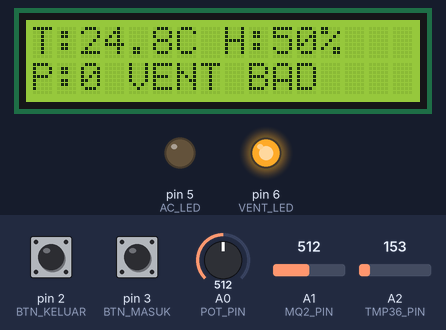
Simulated run of this sketch. Board: Arduino Uno, built with avr-gcc and run on an emulated ATmega328P. On the bench: 16×2 character LCD, output pins drawn as LEDs (lit = HIGH). The test bench sets the inputs (shaded band); at power-on: A1 (MQ2_PIN) = 512, pin 3 (BTN_MASUK) HIGH, A2 (TMP36_PIN) = 153, A0 (POT_PIN) = 512, pin 2 (BTN_KELUAR) HIGH. What the sketch prints to the serial monitor is not drawn.

Above: at 2.7 s.
2.8 s: A1 (MQ2_PIN) set to 292
4.3 s: A1 (MQ2_PIN) set to 266
At 5.4 s:
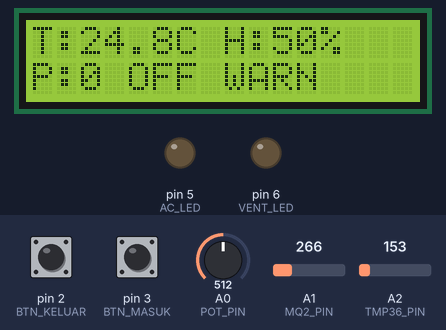
6.2 s: pin 3 (BTN_MASUK) pulled LOW for 1 s
At 8.6 s:
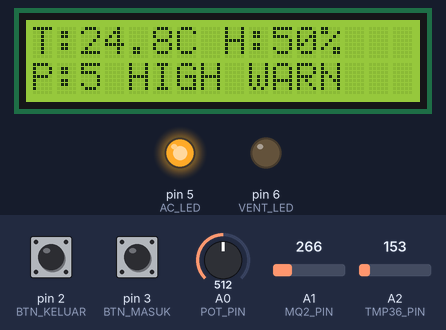
8.9 s: A2 (TMP36_PIN) set to 144
At 9.5 s:
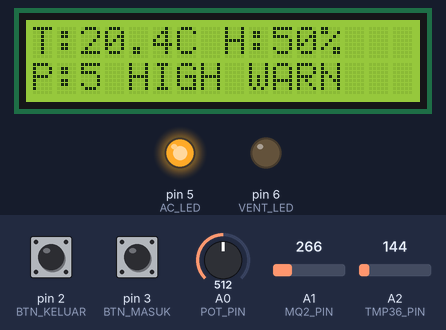
10.4 s: A2 (TMP36_PIN) set to 135
At 11.4 s:
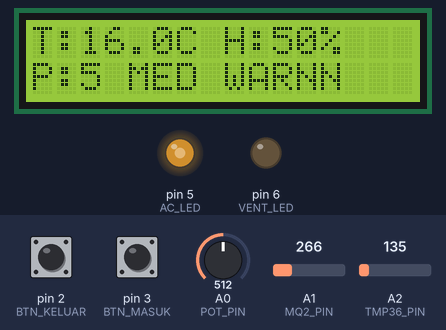
12.0 s: A0 (POT_PIN) set to 109
At 13.2 s:
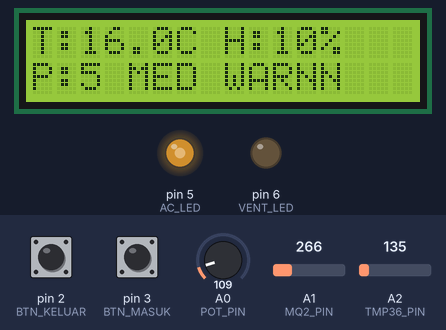
13.6 s: A0 (POT_PIN) set to 96
At 15.0 s:
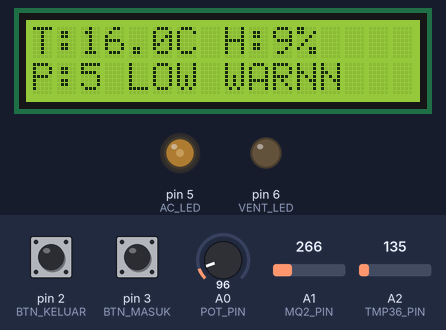
Timing chart, 0 to 16.2 s (numbered marks = the images above; inputs shaded):
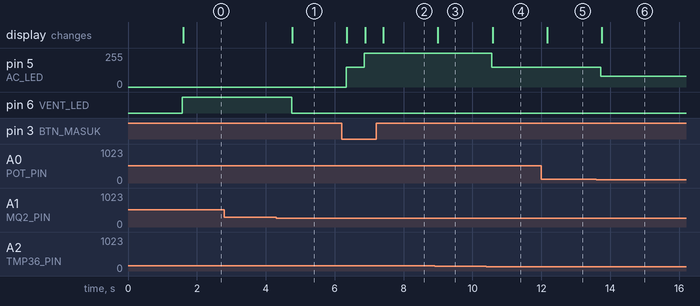

The sketch:

Scetch.ino
```cpp
#include <Wire.h>
#include <LiquidCrystal_I2C.h>

// ===== PIN =====
#define BTN_MASUK 3
#define BTN_KELUAR 2

#define TMP36_PIN A2
#define MQ2_PIN A1
#define POT_PIN A0

#define AC_LED 5
#define VENT_LED 6

// ===== OBJECT =====
LiquidCrystal_I2C lcd(0x27, 16, 2);

// ===== VAR =====
float temperature;
int humidity;
int mq2_value;
int people_count = 0;

String lastStatus = "OFF";

// debounce
unsigned long lastMasuk = 0;
unsigned long lastKeluar = 0;

// timing non-blocking
unsigned long lastUpdate = 0;

// ===== SETUP =====
void setup() {
  Serial.begin(9600);

  lcd.init();
  lcd.backlight();

  pinMode(BTN_MASUK, INPUT_PULLUP);
  pinMode(BTN_KELUAR, INPUT_PULLUP);

  pinMode(AC_LED, OUTPUT);
  pinMode(VENT_LED, OUTPUT);

  lcd.print("Smart AC Ready");
  delay(1500);
  lcd.clear();
}

// ===== READ BUTTON =====
void readButtons() {
  if (!digitalRead(BTN_MASUK) && millis() - lastMasuk > 200) {
    if (people_count < 10) people_count++;
    lastMasuk = millis();
  }

  if (!digitalRead(BTN_KELUAR) && millis() - lastKeluar > 200) {
    if (people_count > 0) people_count--;
    lastKeluar = millis();
  }
}

// ===== READ SENSOR =====
void readSensors() {
  int adcTemp = analogRead(TMP36_PIN);
  float voltage = adcTemp * (5.0 / 1023.0);
  temperature = (voltage - 0.5) * 100;

  int potValue = analogRead(POT_PIN);
  humidity = map(potValue, 0, 1023, 0, 100);

  mq2_value = analogRead(MQ2_PIN);
}

// ===== SMART LOGIC =====
String getACStatus() {

  String gasStatus = getGasStatus();

  // PRIORITY 1: gas
  if (gasStatus == "BAD") return "VENT";

  // PRIORITY 2: tidak ada orang
  if (people_count == 0) return "OFF";

  // ===== COMFORT SCORE =====
  int comfort = temperature + (humidity / 10) + (people_count * 2);

  // ===== HYSTERESIS =====
  if (lastStatus == "HIGH" && comfort > 30) return "HIGH";
  if (lastStatus == "MED" && comfort > 25 && comfort <= 35) return "MED";

  // ===== DECISION =====
  if (comfort > 35) return "HIGH";
  if (comfort > 28) return "MED";
  if (comfort > 22) return "LOW";

  return "OFF";
}

// ===== CONTROL OUTPUT =====
void controlOutput(String status) {

  // reset
  analogWrite(AC_LED, 0);
  digitalWrite(VENT_LED, LOW);

  if (status == "LOW") {
    analogWrite(AC_LED, 80);
  }
  else if (status == "MED") {
    analogWrite(AC_LED, 150);
  }
  else if (status == "HIGH") {
    analogWrite(AC_LED, 255);
  }
  else if (status == "VENT") {
    digitalWrite(VENT_LED, HIGH);
  }
}

// ===== GAS STATUS =====
String getGasStatus() {
  if (mq2_value > 280) return "BAD";
  else if (mq2_value > 150) return "WARN";
  else return "OK";
}

// ===== LCD =====
void updateLCD(String acStatus) {
  lcd.setCursor(0, 0);
  lcd.print("T:");
  lcd.print(temperature, 1);
  lcd.print("C ");

  lcd.print("H:");
  lcd.print(humidity);
  lcd.print("% ");

  lcd.setCursor(0, 1);
  lcd.print("P:");
  lcd.print(people_count);
  lcd.print(" ");

  lcd.print(acStatus);
  lcd.print(" ");

  lcd.print(getGasStatus());
}

// ===== LOOP =====
void loop() {
  readButtons();
  readSensors();

  if (millis() - lastUpdate > 500) {

    String acStatus = getACStatus();
    controlOutput(acStatus);
    updateLCD(acStatus);

    lastStatus = acStatus;

    // debug
    Serial.print("Temp: ");
    Serial.print(temperature);
    Serial.print(" | Hum: ");
    Serial.print(humidity);
    Serial.print(" | Gas: ");
    Serial.print(mq2_value);
    Serial.print(" | People: ");
    Serial.print(people_count);
    Serial.print(" | AC: ");
    Serial.println(acStatus);

    lastUpdate = millis();
  }
}
```

Measured:
- the behaviour switches between 281 and 280 on A1 (MQ2_PIN) (found by bisection; images 0 and 1)
- the behaviour switches between 136 and 135 on A2 (TMP36_PIN) (found by bisection; images 3 and 4)
- the behaviour switches between 103 and 102 on A0 (POT_PIN) (found by bisection; images 5 and 6)
- after the input at 4.3 s, pin 6 (VENT_LED): HIGH → LOW after 0.45 s; the display: changes after 0.47 s (image 1)
- after the input at 6.2 s, pin 5 (AC_LED): 0/255 → 150/255 after 0.13 s, → 255/255 0.53 s later; the display: first changes after 0.16 s (image 2 shows a later state)
- after the input at 8.9 s, the display: changes after 0.10 s (image 3)
- after the input at 10.4 s, pin 5 (AC_LED): 255/255 → 150/255 after 0.16 s; the display: changes after 0.18 s (image 4)
- after the input at 12.0 s, the display: changes after 0.17 s (image 5)
- after the input at 13.6 s, pin 5 (AC_LED): 150/255 → 80/255 after 0.12 s; the display: changes after 0.15 s (image 6)
